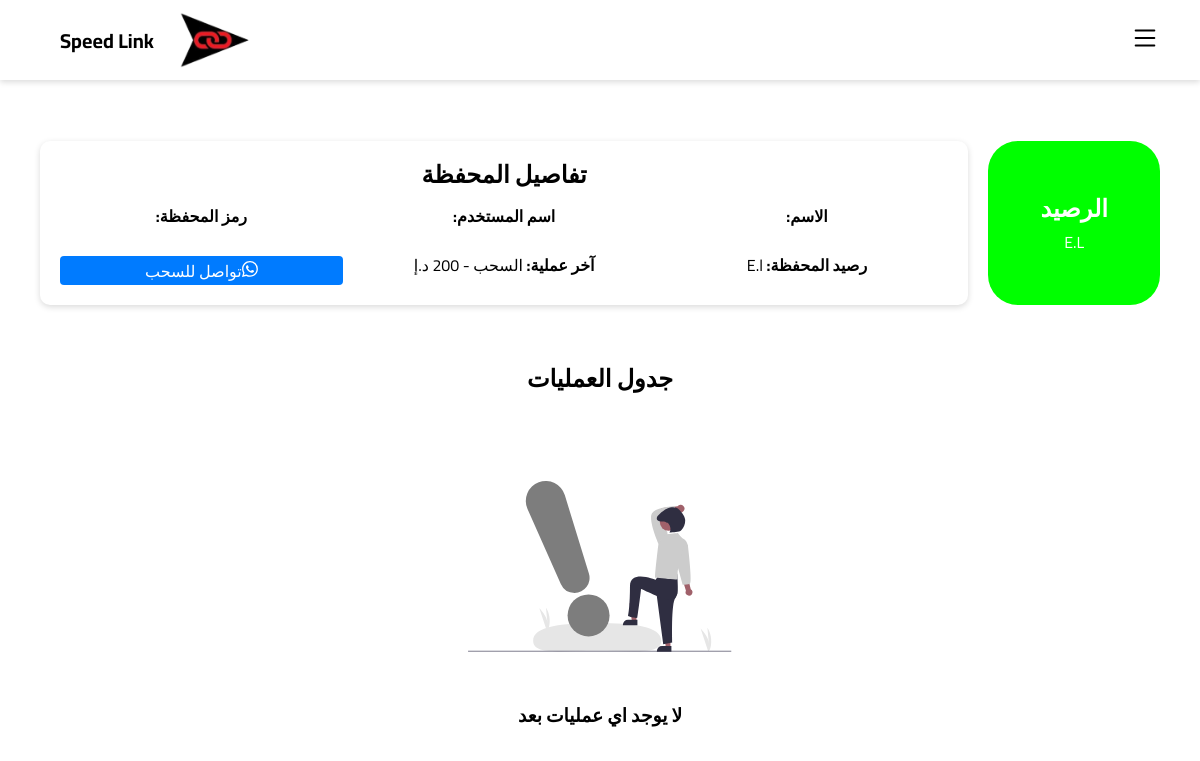
/viwewallets/QX4ypDRJ8ZeoFEw, run on an earlier commit of the app's database.
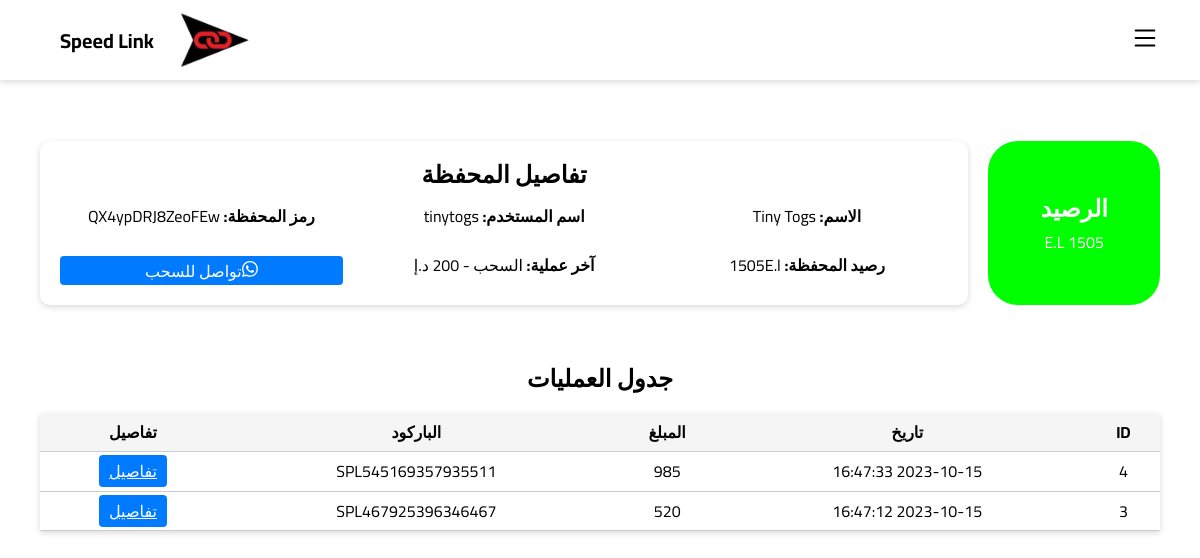
And on a later commit of the database.
### app.py (models this page shows)
class Shippers(db.Model):
    id = db.Column(db.Integer, primary_key=True)
    email = db.Column(db.String(100))
    username = db.Column(db.String(100), unique=True)
    password = db.Column(db.String(100))
    name = db.Column(db.String(100))
    phone1 = db.Column(db.String(11))
    phone2 = db.Column(db.String(11))
    city = db.Column(db.String(15))
    address = db.Column(db.String(300))
    wallet_code = db.Column(db.String(15), unique=True)
    dues = db.Column(db.Integer)
    shipments = db.Column(db.Integer)

class Wallets(db.Model):
    id = db.Column(db.Integer, primary_key=True)
    wallet_code = db.Column(db.String(15), unique=True)
    name = db.Column(db.String(100))
    Shipper_id = db.Column(db.Integer)
    dues = db.Column(db.Integer)

class WalletsLog(db.Model):
    id = db.Column(db.Integer, primary_key=True)
    wallet_code = db.Column(db.String(15))
    name = db.Column(db.String(100))
    Shipment_barcode = db.Column(db.String(18))
    amount = db.Column(db.Integer)
    created_at = db.Column(db.String(23))

### app.py (the view)
@app.route('/viwewallets/<wallet_code>')
def viwewallets(wallet_code):
    shipper = Shippers.query.filter_by(wallet_code=wallet_code).first()
    wallet = Wallets.query.filter_by(wallet_code=wallet_code).first()
    wallet_log = WalletsLog.query.filter_by(wallet_code=wallet_code).all()
    wallet_log = wallet_log[::-1]
    return render_template('wallet.html',infoS=shipper,infoW=wallet,infoL=wallet_log)

### templates/wallet.html (shortened to what this page needs)
{% extends 'base.html' %} {% block content %}
    <link rel="stylesheet" href="https://cdnjs.cloudflare.com/ajax/libs/normalize/8.0.1/normalize.min.css"
    />
        <div class="wallet-container">
            <div class="wallet-balance">
                <div class="curved-rectangle">
                    <h2>الرصيد</h2>
                    <p>{% if infoS.dues == infoW.dues%} {{ infoS.dues }}{% endif %} E.L</p>
                </div>
                <div class="wallet-details">
                    <h2>تفاصيل المحفظة</h2>
                    <br>
                    <div class="wallet-card">
                        <p>
                            <strong>الاسم:</strong> {{ infoS.name }}
                        </p>
                        <p>
                            <strong>اسم المستخدم:</strong> {{ infoS.username }}
                        </p>
                        <p>
                            <strong>رمز المحفظة:</strong> {{ infoW.wallet_code }}
                        </p>
                        <p>
                            <strong>رصيد المحفظة:</strong> {% if infoS.dues == infoW.dues%} {{ infoS.dues }}{% endif %}E.l
                        </p>
                        <p>
                            <strong>آخر عملية:</strong> السحب - 200 د.إ
                        </p>
                        <a href="https://wa.me/201003060775" class="withdraw-btn" onclick="">
                              تواصل للسحب
							</a>
                    </div>
                </div>
            </div>
        </div>
        <div class="operations-table">
            <h2>جدول العمليات</h2>{% if infoL %}
            <table>
                <thead>
                    <tr>
                        <th>ID</th>
                        <th>تاريخ</th>
                        <th>المبلغ</th>
                        <th>الباركود</th>
                        <th>تفاصيل</th>
                    </tr>
                </thead>
                <tbody>
                    {% for log in infoL%}
                    <tr>
                        <td>{{ log.id }}</td>
                        <td>{{ log.created_at }}</td>
                        <td>{{ log.amount }}</td>
                        <td>{{ log.Shipment_barcode }}</td>
                        <td><a href="/track/{{log.Shipment_barcode}}" class="details-btn">تفاصيل</a></td>
                    </tr>
                    {% endfor %}
                </tbody>
            </table>{% else %}
            <center>
                <br>
                <div class="" style="margin: 50px 0;">
                    <br>
                </div>
                <h3>لا يوجد اي عمليات بعد</h3>
            </center>
            {% endif %}
        </div>
        {% endblock %}

What changed in the data, as far as the page shows it:
added Shippers: dues "1505", name "Tiny Togs", username "tinytogs"
now on this page (row edited): Wallets: wallet_code "QX4ypDRJ8ZeoFEw"
added WalletsLog: id "4", created_at "2023-10-15 16:47:33", amount "985", Shipment_barcode "SPL545169357935511"
added WalletsLog: id "3", created_at "2023-10-15 16:47:12", amount "520", Shipment_barcode "SPL467925396346467"
Also different on the page:
text no longer shown: "لا يوجد اي عمليات بعد"
text now shown: "ID تاريخ المبلغ الباركود تفاصيل"
